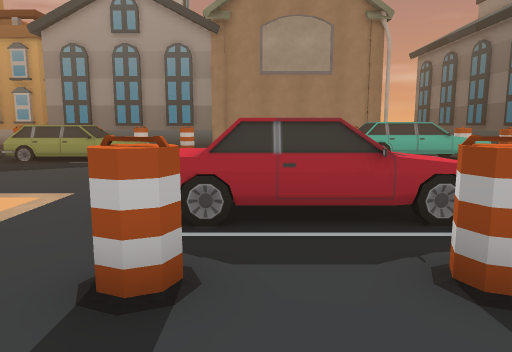
View 1 (above)

24 first-person views from a walk through a scene from a Unity 3-D project. The camera is 1.2 m above the floor, tilts 8° down and sees 70° across. The floor is counted in squares, 1 m on a side. Each view is taken from the middle of a square. On the plan, view 1 faces up. The plan holds only what a view shows up to about 15 squares ahead; the rest is blank. The place goes on beyond the plan. The player character is not drawn. Some surface patterns are stand-ins.

View 2
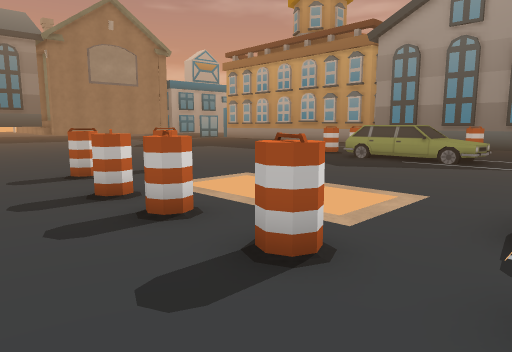

View 3
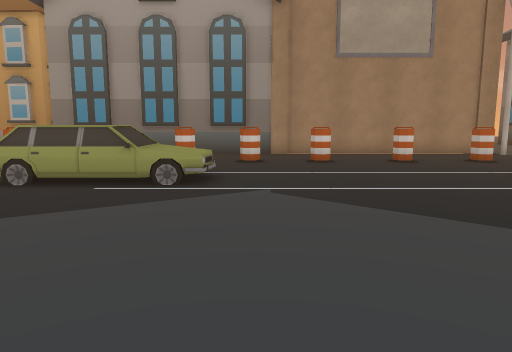

View 4
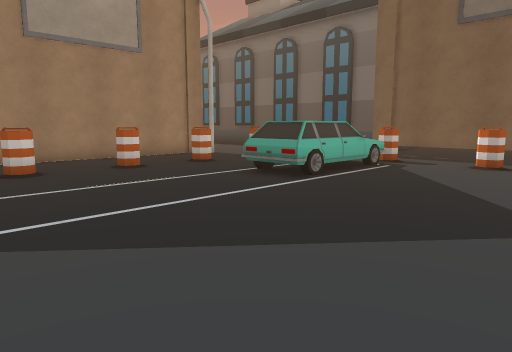

View 5
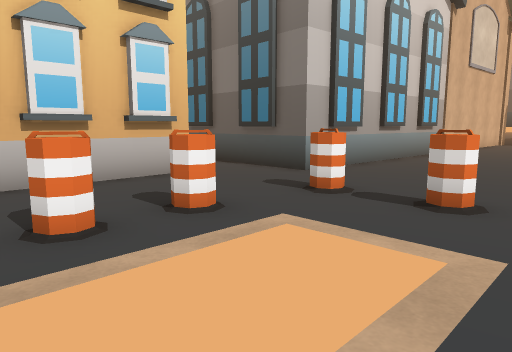

View 6
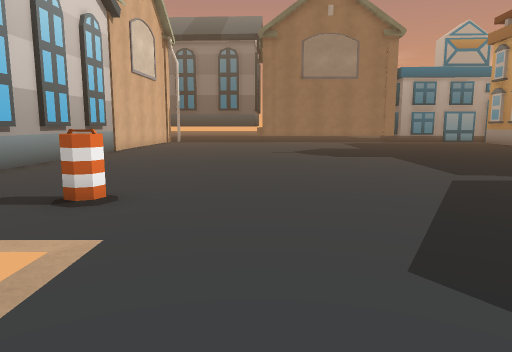

View 7
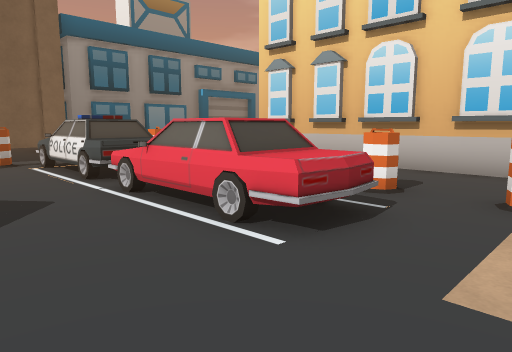

View 8
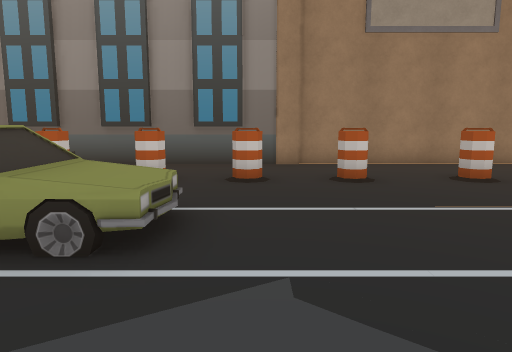

View 9
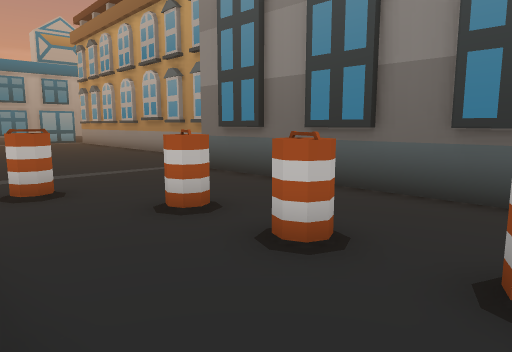

View 10
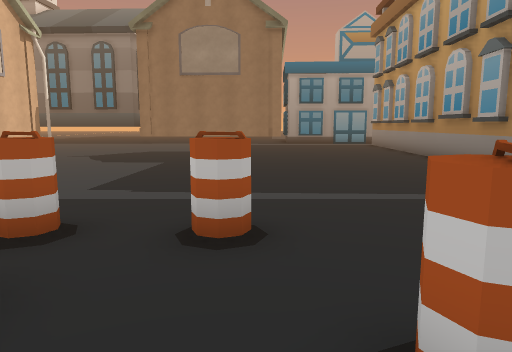

View 11
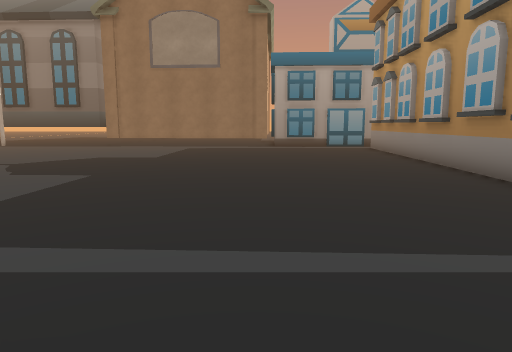

View 12
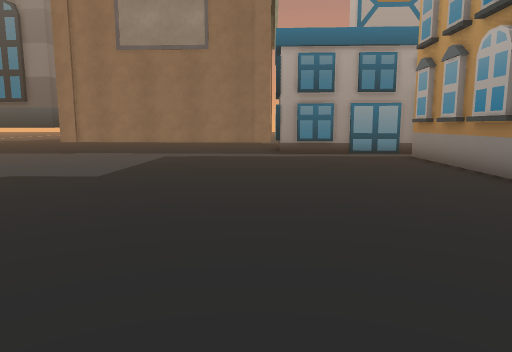

View 13
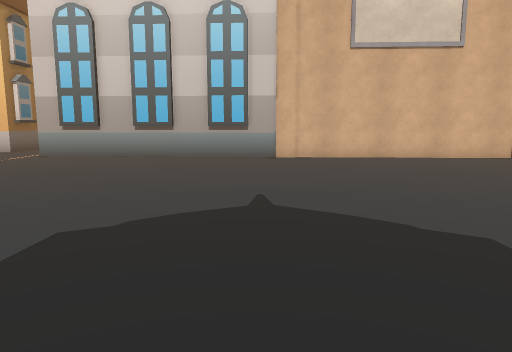

View 14
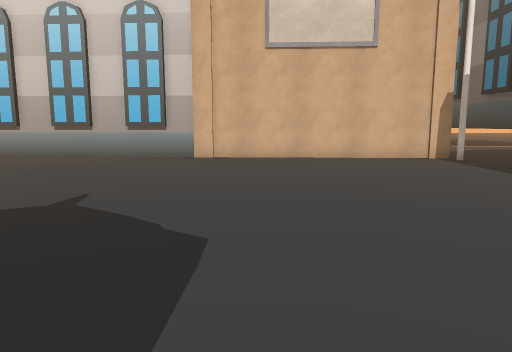

View 15
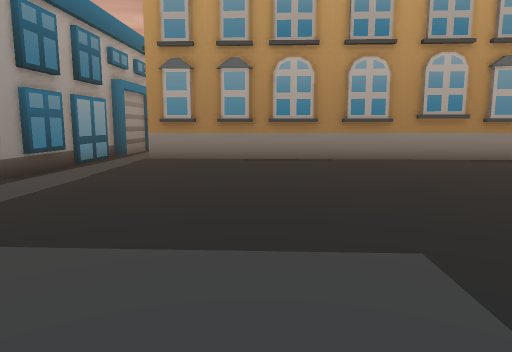

View 16
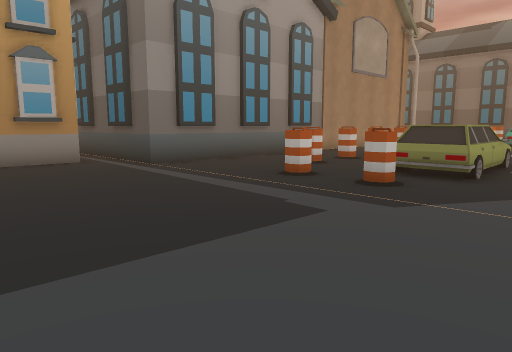

View 17
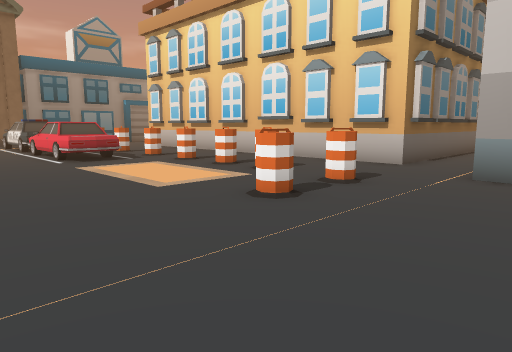

View 18
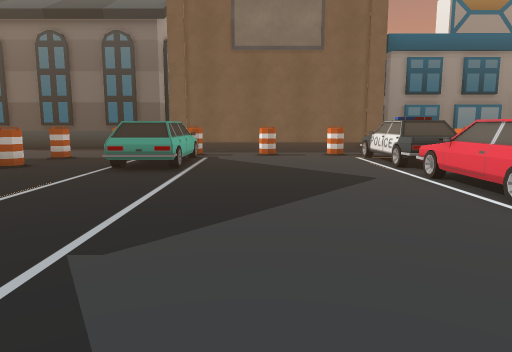

View 19
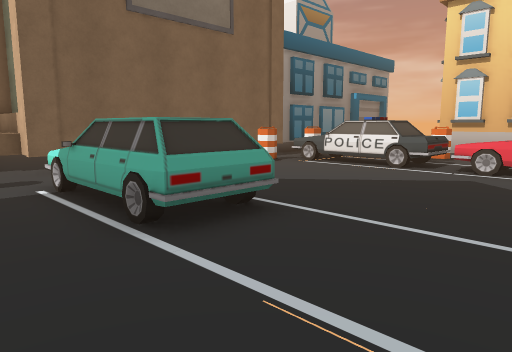

View 20
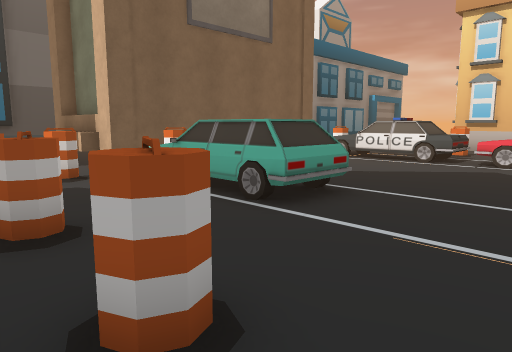

View 21
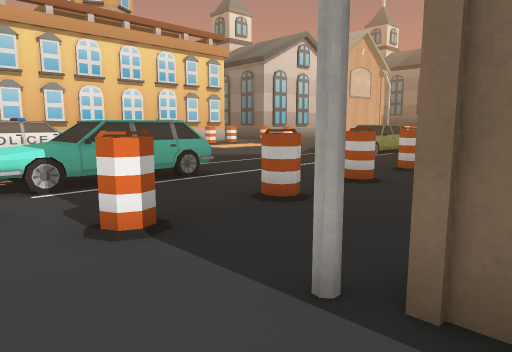

View 22
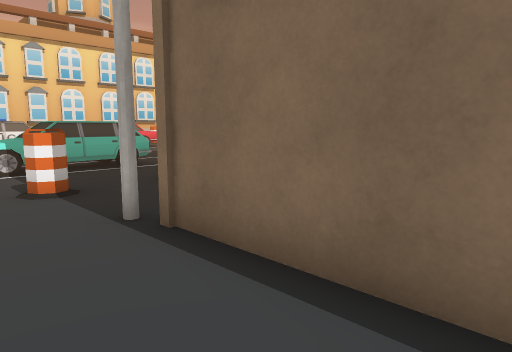

View 23
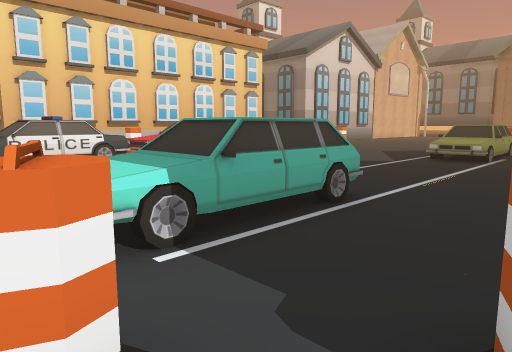

View 24
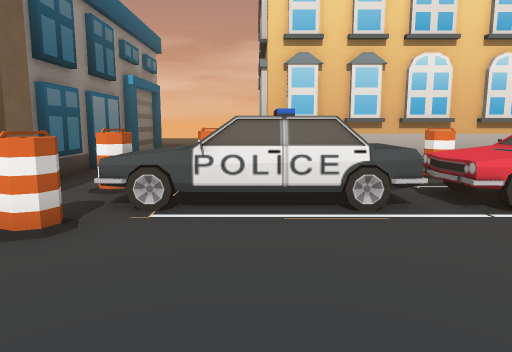

### Floor plan
Key: @ floor where view 1 was taken; # wall or solid block; x gap in a wall; . main floor; : floor 0.75 m higher than the main floor; = window, fence, low wall or low ledge; ^ raised ledge; C car; H house; O other object.
Columns run from 29 left of view 1 to 9 right of it. Each row starts with its distance up from view 1.
 24 #                .#                 H .
 23 ############    #.#                 H.
 22 #......###.######.#                 H..
 21 #.................#                 H..
 20 #.................#########HHHHHHHHHH.
 19 #......................................
 18 .......................................
 17 .....................=xx=.=.=..^.^=.=..
 16 ......................................#
 15 ...................x.................##
 14 ...................x.CCCC........CCCCC
 13 .....................CCCCO.......C CCC#
 12 .....................CCCC........CCCC##
 11 .......................................
 10 .....................................#x
  9 .......................................
  8 .......................................
  7 ......................................#
  6 ......................    ..CC:CCCCCC.
  5 ...................#..    ..    :C   =#
  4 ......................    ..CCCC.CCCCC#
  3 ...................#..# #...=..x.##.x
  2 HHHHHH.H..............=.=.=.=..=    =
  1        .H#########............
  0                  #...........@
 -1                  #..################
 -2                  #.##
 -3                  #.##
 -4                  # ##

Where each view was taken, in squares from view 1:
view 1: 0 up, 0 right, facing up
view 2: 0 up, 1 left, facing up-left
view 3: 5 up, 3 left, facing up
view 4: 7 up, 3 left, facing up-right
view 5: 7 up, 4 left, facing down-left
view 6: 8 up, 4 left, facing left
view 7: 9 up, 4 left, facing down-right
view 8: 9 up, 3 left, facing up
view 9: 14 up, 3 left, facing up-left
view 10: 16 up, 6 left, facing left
view 11: 17 up, 9 left, facing left
view 12: 17 up, 14 left, facing left
view 13: 15 up, 20 left, facing down
view 14: 15 up, 23 left, facing down
view 15: 10 up, 24 left, facing up
view 16: 10 up, 17 left, facing up-right
view 17: 10 up, 14 left, facing down-right
view 18: 10 up, 6 left, facing right
view 19: 16 up, 0 right, facing down-right
view 20: 18 up, 0 right, facing down-right
view 21: 21 up, 9 right, facing down-left
view 22: 24 up, 9 right, facing down-left
view 23: 17 up, 9 right, facing down-left
view 24: 11 up, 6 right, facing down
